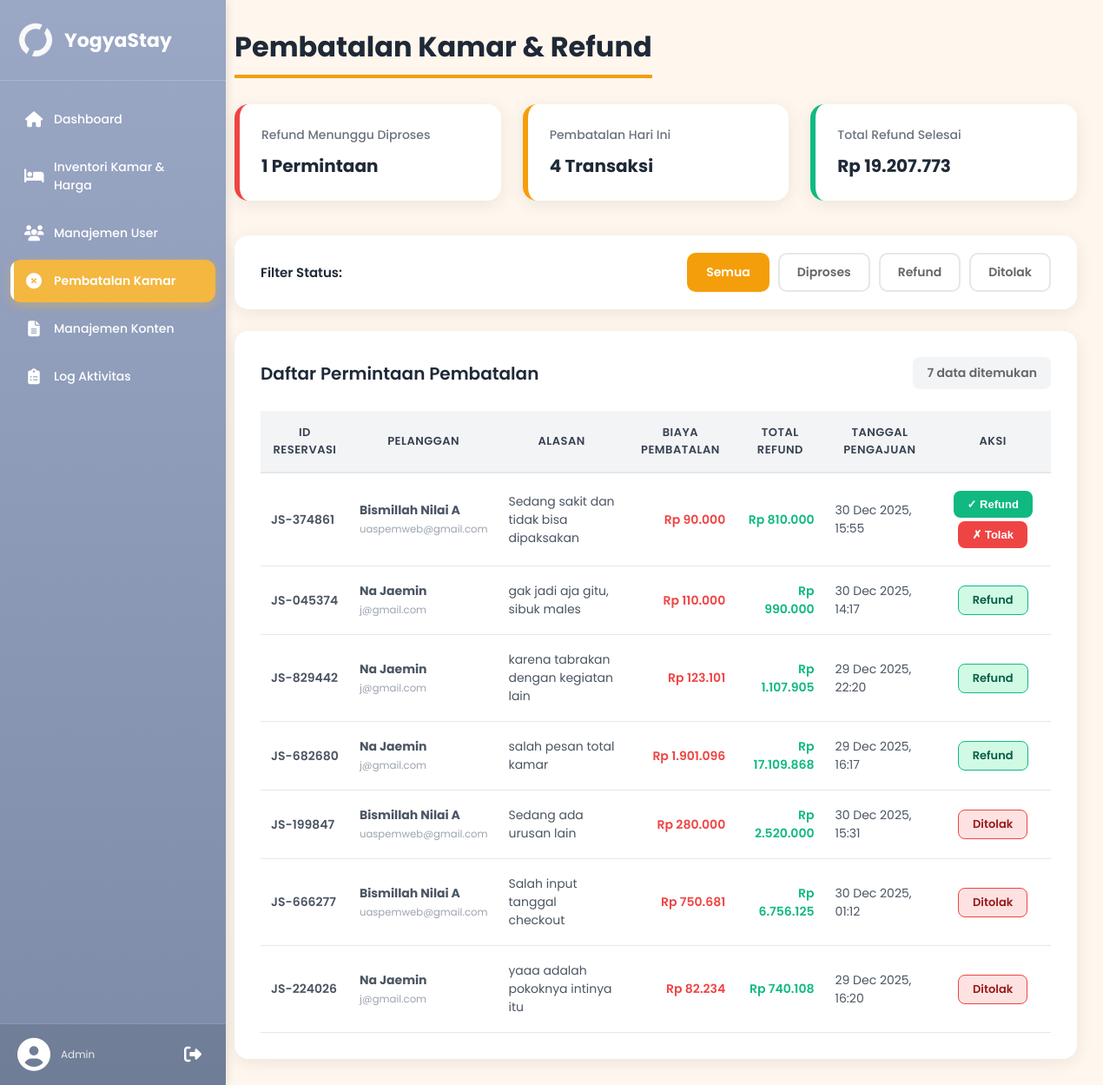
Page /admin/pembatalanKamar/pembatalan.php (signed in) on the committed database.
### tables this page shows
CREATE TABLE `pembatalan` (
  `id_pembatalan` int(11) NOT NULL,
  `id_booking` int(11) NOT NULL,
  `id_user` int(11) NOT NULL,
  `alasan` text NOT NULL,
  `biaya_pembatalan` decimal(12,2) NOT NULL,
  `total_refund` decimal(12,2) NOT NULL,
  `tanggal_pengajuan` datetime NOT NULL,
  `tanggal_diproses` datetime DEFAULT NULL,
  `status_pembatalan` enum('diproses','disetujui','ditolak') NOT NULL DEFAULT 'diproses',
  `alasan_admin` text DEFAULT NULL,
  `diproses_oleh` int(11) DEFAULT NULL,
  `created_at` timestamp NOT NULL DEFAULT current_timestamp()
);

CREATE TABLE `booking` (
  `id_booking` int(11) NOT NULL,
  `kode_booking` varchar(20) NOT NULL,
  `id_user` int(11) NOT NULL,
  `id_penginapan` int(11) NOT NULL,
  `id_tipe_kamar` int(11) NOT NULL,
  `tanggal_checkin` date NOT NULL,
  `tanggal_checkout` date NOT NULL,
  `jumlah_kamar` int(11) NOT NULL,
  `jumlah_orang` int(11) NOT NULL,
  `total_harga` decimal(12,2) NOT NULL,
  `status_reservasi` enum('dipesan','check-in','selesai','dibatalkan','menunggu_pembatalan') DEFAULT NULL,
  `created_at` timestamp NOT NULL DEFAULT current_timestamp()
);

CREATE TABLE `users` (
  `id_user` int(11) NOT NULL,
  `nama` varchar(100) NOT NULL,
  `email` varchar(100) NOT NULL,
  `password` varchar(255) NOT NULL,
  `no_telepon` varchar(20) DEFAULT NULL,
  `role_id` enum('user','admin') NOT NULL DEFAULT 'user',
  `created_at` timestamp NOT NULL DEFAULT current_timestamp(),
  `updated_at` timestamp NOT NULL DEFAULT current_timestamp() ON UPDATE current_timestamp(),
  `status` enum('aktif','nonaktif') NOT NULL DEFAULT 'aktif'
);

### admin/pembatalanKamar/pembatalan.php (the view, shortened to what this page needs)
<?php
require_once __DIR__ . '/../../config.php';
function getTotal($conn, $query)
{
    $res = mysqli_query($conn, $query);
    $row = mysqli_fetch_assoc($res);
    return $row['total'] ?? 0;
}
$filter_status = isset($_GET['status']) ? $_GET['status'] : 'semua';
$refund_pending = getTotal($conn, "
    SELECT COUNT(*) AS total
    FROM pembatalan
    WHERE status_pembatalan='diproses'
");
$pembatalan_today = getTotal($conn, "
    SELECT COUNT(*) AS total
    FROM pembatalan
    WHERE DATE(tanggal_pengajuan)=CURDATE()
");
$total_refund = getTotal($conn, "
    SELECT SUM(total_refund) AS total
    FROM pembatalan
    WHERE status_pembatalan='disetujui'
");
$where_clause = "";
switch ($filter_status) {
    default:
        $where_clause = "";
        break;
}
$query_pembatalan = mysqli_query($conn, "
    SELECT
        p.id_pembatalan,
        p.id_booking,
        p.alasan,
        p.biaya_pembatalan,
        p.total_refund,
        p.tanggal_pengajuan,
        p.status_pembatalan,
        p.alasan_admin,
        b.kode_booking,
        u.nama AS nama_pelanggan,
        u.email AS email_pelanggan
    FROM pembatalan p
    JOIN booking b ON p.id_booking = b.id_booking
    JOIN users u ON p.id_user = u.id_user
    $where_clause
    ORDER BY
        CASE
            WHEN p.status_pembatalan='diproses' THEN 1
            WHEN p.status_pembatalan='disetujui' THEN 2
            WHEN p.status_pembatalan='ditolak' THEN 3
        END,
        p.tanggal_pengajuan DESC
");
$total_filtered = mysqli_num_rows($query_pembatalan);
?>
<!DOCTYPE html>
<html lang="id">
<head>
</head>
<body>
    <div class="layout">
        <?php include '../partials/sidebar.php'; ?>
        <div class="content">
            <div class="topbar">
                <h1>Pembatalan Kamar & Refund</h1>
            </div>
            <div class="cards">
                <div class="card red">
                    <small>Refund Menunggu Diproses</small>
                    <h2><?= $refund_pending ?> Permintaan</h2>
                </div>
                <div class="card orange">
                    <small>Pembatalan Hari Ini</small>
                    <h2><?= $pembatalan_today ?> Transaksi</h2>
                </div>
                <div class="card green">
                    <small>Total Refund Selesai</small>
                    <h2>Rp <?= number_format($total_refund, 0, ',', '.') ?></h2>
                </div>
            </div>
            <div class="filter-section">
                <span class="filter-label">Filter Status:</span>
                <div class="filter-buttons">
                    <a href="?status=semua" class="filter-btn <?= $filter_status == 'semua' ? 'active' : '' ?>">
                        Semua
                    </a>
                    <a href="?status=diproses" class="filter-btn <?= $filter_status == 'diproses' ? 'active' : '' ?>">
                        Diproses
                    </a>
                    <a href="?status=refund" class="filter-btn <?= $filter_status == 'refund' ? 'active' : '' ?>">
                        Refund
                    </a>
                    <a href="?status=ditolak" class="filter-btn <?= $filter_status == 'ditolak' ? 'active' : '' ?>">
                        Ditolak
                    </a>
                </div>
            </div>
            <div class="table-section">
                <div class="table-header">
                    <h3>Daftar Permintaan Pembatalan</h3>
                    <span class="result-count">
                        <?= $total_filtered ?> data ditemukan
                    </span>
                </div>
                <div class="table-wrapper">
                    <table>
                        <thead>
                            <tr>
                                <th>ID Reservasi</th>
                                <th>Pelanggan</th>
                                <th>Alasan</th>
                                <th>Biaya Pembatalan</th>
                                <th>Total Refund</th>
                                <th>Tanggal Pengajuan</th>
                                <th>Aksi</th>
                            </tr>
                        </thead>
                        <tbody>
                            <?php if ($query_pembatalan && mysqli_num_rows($query_pembatalan) > 0): ?>
                                <?php while ($row = mysqli_fetch_assoc($query_pembatalan)): ?>
                                    <tr>
                                        <td>
                                            <span class="id-text">
                                                <?= htmlspecialchars($row['kode_booking']) ?>
                                            </span>
                                        </td>
                                        <td>
                                            <strong><?= htmlspecialchars($row['nama_pelanggan']) ?></strong><br>
                                            <small
                                                style="color:#9ca3af"><?= htmlspecialchars($row['email_pelanggan']) ?></small>
                                        </td>
                                        <td style="max-width:250px">
                                            <?= htmlspecialchars($row['alasan']) ?>
                                        </td>
                                        <td style="color:#ef4444;font-weight:600">
                                            Rp <?= number_format($row['biaya_pembatalan'], 0, ',', '.') ?>
                                        </td>
                                        <td style="color:#10b981;font-weight:600">
                                            Rp <?= number_format($row['total_refund'], 0, ',', '.') ?>
                                        </td>
                                        <td>
                                            <?= date('d M Y, H:i', strtotime($row['tanggal_pengajuan'])) ?>
                                        </td>
                                        <td>
                                            <?php if ($row['status_pembatalan'] == 'diproses'): ?>
                                                <button type="button" class="btn btn-refund" data-id="<?= $row['id_pembatalan'] ?>"
                                                    data-kode="<?= htmlspecialchars($row['kode_booking']) ?>"
                                                    data-nama="<?= htmlspecialchars($row['nama_pelanggan']) ?>"
                                                    data-refund="<?= $row['total_refund'] ?>" onclick="confirmRefund(this)">
                                                    ✓ Refund
                                                </button>
                                                <button type="button" class="btn btn-tolak" data-id="<?= $row['id_pembatalan'] ?>"
                                                    data-kode="<?= htmlspecialchars($row['kode_booking']) ?>"
                                                    data-nama="<?= htmlspecialchars($row['nama_pelanggan']) ?>"
                                                    onclick="openRejectModal(this)">
                                                    ✗ Tolak
                                                </button>
                                            <?php elseif ($row['status_pembatalan'] == 'disetujui'): ?>
                                                <span class="status-badge status-refund">Refund</span>
                                            <?php else: ?>
                                                <span class="status-badge status-ditolak">Ditolak</span>
                                            <?php endif; ?>
                                        </td>
                                    </tr>
                                <?php endwhile; ?>
                            <?php endif; ?>
                        </tbody>
                    </table>
                </div>
            </div>
        </div>
    </div>
</body>
</html>

### admin/pembatalanKamar/pembatalan.php (style rules this page uses)
* { box-sizing: border-box; margin: 0; padding: 0 }
body { font-family: 'Poppins', sans-serif; background: #fff7ed; color: #1f2937; }
.layout { display: flex; min-height: 100vh }
.content { margin-left: 240px; padding: 30px; width: 100%; max-width: 1600px }
.topbar { display: flex; gap: 15px; align-items: center; margin-bottom: 30px; }
h1 { margin: 0; font-size: 32px; font-weight: 700; color: #1f2937; border-bottom: 4px solid #f59e0b; display: inline-block; padding-bottom: 8px; }
.cards { display: grid; grid-template-columns: repeat(auto-fit, minmax(300px, 1fr)); gap: 25px; margin-top: 30px; margin-bottom: 40px; }
.card { background: #fff; padding: 25px; border-radius: 16px; box-shadow: 0 4px 20px rgba(0, 0, 0, .08); transition: transform 0.2s, box-shadow 0.2s; }
.card.red { border-left: 6px solid #ef4444 }
.card.orange { border-left: 6px solid #f59e0b }
.card.green { border-left: 6px solid #10b981 }
.card small { color: #6b7280; font-size: 14px; font-weight: 500; display: block; margin-bottom: 10px; }
.card h2 { font-size: 20px; font-weight: 700; color: #1f2937; margin: 0; }
.filter-section { background: #fff; padding: 20px 30px; border-radius: 16px; box-shadow: 0 4px 20px rgba(0, 0, 0, .08); margin-bottom: 25px; display: flex; align-items: center; justify-content: space-between; flex-wrap: wrap; gap: 15px; }
.filter-label { font-size: 15px; font-weight: 600; color: #1f2937; }
.filter-buttons { display: flex; gap: 10px; flex-wrap: wrap; }
.filter-btn { padding: 10px 20px; border: 2px solid #e5e7eb; background: white; border-radius: 10px; cursor: pointer; font-size: 14px; font-weight: 600; color: #666; transition: all 0.3s; text-decoration: none; display: inline-flex; align-items: center; gap: 8px; }
.filter-btn.active { background: #f59e0b; border-color: #f59e0b; color: white; }
.table-section { background: #fff; padding: 30px; border-radius: 16px; box-shadow: 0 4px 20px rgba(0, 0, 0, .08); }
.table-header { display: flex; justify-content: space-between; align-items: center; margin-bottom: 25px; }
.table-section h3 { font-size: 20px; font-weight: 600; color: #1f2937; margin: 0; }
.result-count { font-size: 14px; color: #666; background: #f3f4f6; padding: 8px 16px; border-radius: 8px; font-weight: 600; }
.table-wrapper { overflow-x: auto; }
table { width: 100%; border-collapse: collapse; min-width: 900px; }
thead { background: #f3f4f6; }
th { padding: 15px 12px; text-align: center; font-weight: 600; color: #374151; font-size: 13px; border-bottom: 2px solid #e5e7eb; text-transform: uppercase; letter-spacing: 0.5px; }
td { padding: 18px 12px; font-size: 14px; color: #4b5563; border-bottom: 1px solid #e5e7eb; text-align: left; }
td:nth-child(4), td:nth-child(5) { text-align: right; }
td:nth-child(7) { text-align: center; }
.id-text { font-weight: 600; }
.btn { padding: 8px 16px; border: none; border-radius: 8px; font-size: 13px; font-weight: 600; cursor: pointer; transition: all 0.2s; display: inline-flex; align-items: center; gap: 6px; margin: 2px; }
.btn-refund { background: #10b981; color: #fff; }
.btn-tolak { background: #ef4444; color: #fff; }
.status-badge { display: inline-block; padding: 6px 16px; border-radius: 8px; font-size: 13px; font-weight: 600; text-align: center; }
.status-refund { background: #d1fae5; color: #065f46; border: 1px solid #10b981; }
.status-ditolak { background: #fee2e2; color: #991b1b; border: 1px solid #ef4444; }

### rows in the picture
pembatalan: id_booking.kode_booking "JS-374861", id_user.nama "Bismillah Nilai A", id_user.email "uaspemweb@gmail.com", alasan "Sedang sakit dan tidak bisa dipaksakan", biaya_pembatalan "90.000", total_refund "810.000", tanggal_pengajuan "30 Dec 2025, 15:55"
pembatalan: id_booking.kode_booking "JS-045374", id_user.nama "Na Jaemin", id_user.email "j@gmail.com", alasan "gak jadi aja gitu, sibuk males", biaya_pembatalan "110.000", total_refund "990.000", tanggal_pengajuan "30 Dec 2025, 14:17", status_pembatalan "Refund"
pembatalan: id_booking.kode_booking "JS-829442", id_user.nama "Na Jaemin", id_user.email "j@gmail.com", alasan "karena tabrakan dengan kegiatan lain", biaya_pembatalan "123.101", total_refund "1.107.905", tanggal_pengajuan "29 Dec 2025, 22:20", status_pembatalan "Refund"
pembatalan: id_booking.kode_booking "JS-682680", id_user.nama "Na Jaemin", id_user.email "j@gmail.com", alasan "salah pesan total kamar", biaya_pembatalan "1.901.096", total_refund "17.109.868", tanggal_pengajuan "29 Dec 2025, 16:17", status_pembatalan "Refund"
pembatalan: id_booking.kode_booking "JS-199847", id_user.nama "Bismillah Nilai A", id_user.email "uaspemweb@gmail.com", alasan "Sedang ada urusan lain", biaya_pembatalan "280.000", total_refund "2.520.000", tanggal_pengajuan "30 Dec 2025, 15:31", status_pembatalan "Ditolak"
pembatalan: id_booking.kode_booking "JS-666277", id_user.nama "Bismillah Nilai A", id_user.email "uaspemweb@gmail.com", alasan "Salah input tanggal checkout", biaya_pembatalan "750.681", total_refund "6.756.125", tanggal_pengajuan "30 Dec 2025, 01:12", status_pembatalan "Ditolak"
pembatalan: id_booking.kode_booking "JS-224026", id_user.nama "Na Jaemin", id_user.email "j@gmail.com", alasan "yaaa adalah pokoknya intinya itu", biaya_pembatalan "82.234", total_refund "740.108", tanggal_pengajuan "29 Dec 2025, 16:20", status_pembatalan "Ditolak"

### other values in the picture
$refund_pending "1"
$pembatalan_today "4"
$total_refund "19.207.773"
$total_filtered "7"
